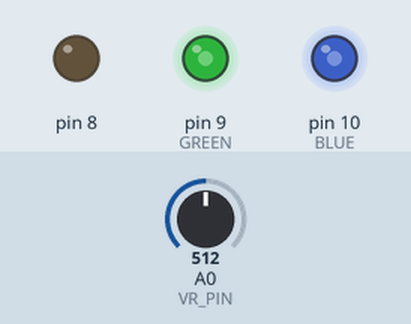
Bench run of a sketch on a simulated Arduino Uno, built with avr-gcc and run on an emulated ATmega328P. Parts: output pins drawn as LEDs (lit = HIGH). The inputs (shaded band) are chosen by the test bench; at power-on: A0 (VR_PIN) = 512.

Above: at 1.2 s.
1.3 s: A0 (VR_PIN) set to 716
At 2.0 s:
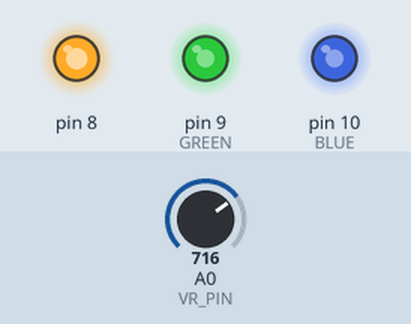
2.8 s: A0 (VR_PIN) set to 900
At 3.1 s:
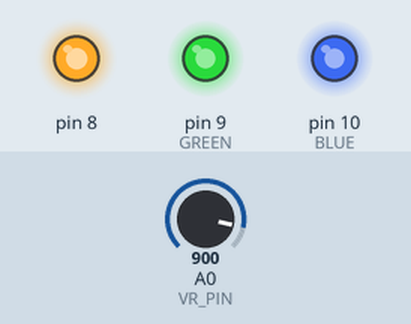
4.3 s: A0 (VR_PIN) set to 122
At 5.5 s:
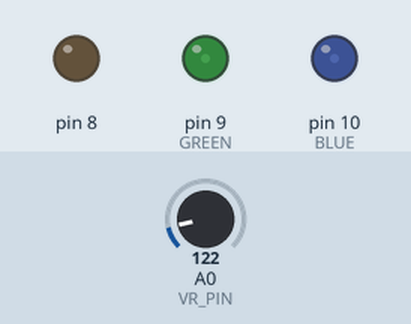
5.8 s: A0 (VR_PIN) set to 0
At 6.6 s:
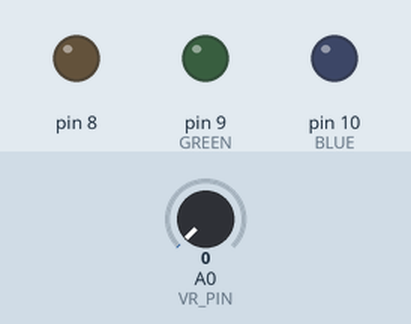
7.3 s: A0 (VR_PIN) set to 511
At 7.8 s:
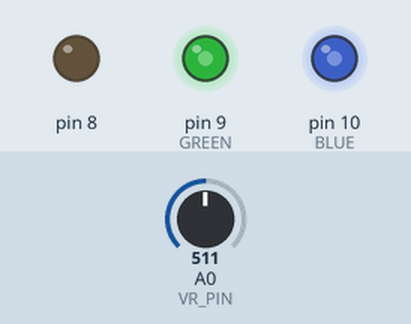
Timing chart, 0 to 9.8 s (numbered marks = the images above; inputs shaded):
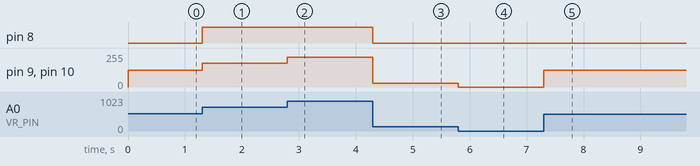

Measured:
- after the input at 1.3 s, pin 8: LOW → HIGH at once; pin 9 (GREEN), pin 10 (BLUE): 127/255 → 178/255 at once
- after the input at 2.8 s, pin 9 (GREEN), pin 10 (BLUE): 178/255 → 224/255 at once
- after the input at 4.3 s, pin 8: HIGH → LOW at once; pin 9 (GREEN), pin 10 (BLUE): 224/255 → 30/255 at once
- after the input at 5.8 s, pin 9 (GREEN), pin 10 (BLUE): 30/255 → 0/255 at once
- after the input at 7.3 s, pin 9 (GREEN), pin 10 (BLUE): 0/255 → 127/255 at once

The sketch:

VR_RGB_LED.ino
```cpp
enum RGBLED{
  RED = 8U,
  GREEN, //9
  BLUE // 10
};
const uint8_t VR_PIN {A0};

void setup() {
  // put your setup code here, to run once:
  Serial.begin(115200UL);
  pinMode(RED, OUTPUT);
  pinMode(GREEN, OUTPUT);
  pinMode(BLUE, OUTPUT);

}

void loop() {
  // put your main code here, to run repeatedly:
  uint16_t VR = analogRead(VR_PIN);
  uint16_t value {map(VR,0,1023,0,255)};

  analogWrite(RED,value);
  analogWrite(GREEN,value);
  analogWrite(BLUE,value);
  }
```
